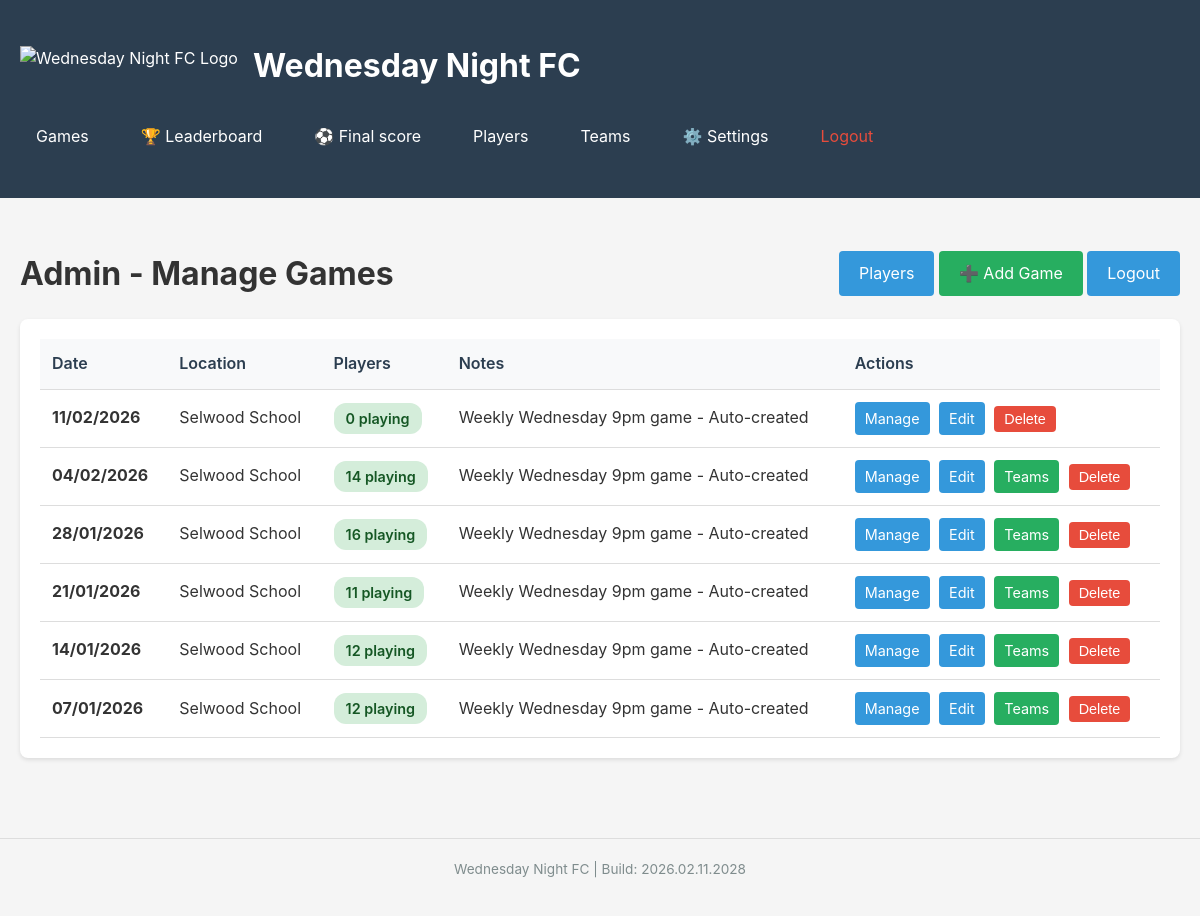
/admin/games (signed in), run on the app's committed database.
### tables this page shows
CREATE TABLE games (
                id INTEGER PRIMARY KEY AUTOINCREMENT,
                date TEXT NOT NULL,
                location TEXT,
                notes TEXT,
                created_at TIMESTAMP DEFAULT CURRENT_TIMESTAMP
            , team1_score INTEGER, team2_score INTEGER);

### app.py (the view)
@app.route('/admin/games')
@login_required
def admin_games():
    with get_db() as conn:
        games = conn.execute('SELECT * FROM games ORDER BY date DESC LIMIT 20').fetchall()
        game_data = []
        for game in games:
            attendance = conn.execute('''
                SELECT COUNT(*) as count
                FROM attendance
                WHERE game_id = ? AND status = 'playing'
            ''', (game['id'],)).fetchone()
            game_data.append({
                'id': game['id'],
                'date': game['date'],
                'location': game['location'],
                'notes': game['notes'],
                'players_count': attendance['count'] if attendance else 0
            })
    return render_template('admin_games.html', games=game_data)

### app.py (called while the page is built)
@app.template_filter('ukdate')
def format_uk_date(date_string):
    if not date_string:
        return ''
    try:
        from datetime import datetime
        date_obj = datetime.strptime(str(date_string), '%Y-%m-%d')
        return date_obj.strftime('%d/%m/%Y')
    except:
        return date_string

def login_required(f):
    @wraps(f)
    def decorated_function(*args, **kwargs):
        if not session.get('logged_in'):
            return redirect(url_for('login', next=request.url))
        return f(*args, **kwargs)
    return decorated_function

def get_db():
    conn = sqlite3.connect(DATABASE)
    conn.row_factory = sqlite3.Row
    return conn

### templates/admin_games.html (shortened to what this page needs)
{% extends "base.html" %}
{% block content %}
<div style="display: flex; justify-content: space-between; align-items: center; margin-bottom: 20px;">
    <h1>Admin - Manage Games</h1>
    <div>
        <a href="/admin/players" class="btn">Players</a>
        <a href="/games/add" class="btn btn-success">➕ Add Game</a>
        <a href="/logout" class="btn">Logout</a>
    </div>
</div>
{% if games %}
<div class="card">
    <table>
        <thead>
            <tr>
                <th>Date</th>
                <th>Location</th>
                <th>Players</th>
                <th>Notes</th>
                <th>Actions</th>
            </tr>
        </thead>
        <tbody>
            {% for game in games %}
            <tr>
                <td><strong>{{ game.date|ukdate }}</strong></td>
                <td>{{ game.location or 'N/A' }}</td>
                <td><span class="badge badge-success">{{ game.players_count }} playing</span></td>
                <td>{{ game.notes[:50] if game.notes else '' }}{{ '...' if game.notes and game.notes|length > 50 else '' }}</td>
                <td>
                    <a href="/games/{{ game.id }}" class="btn" style="padding: 5px 10px; font-size: 0.9em; margin-right: 5px;">Manage</a>
                    <a href="/games/{{ game.id }}/edit" class="btn" style="padding: 5px 10px; font-size: 0.9em; margin-right: 5px; background-color: #3498db;">Edit</a>
                    {% if game.players_count >= 2 %}
                    <a href="/games/{{ game.id }}/teams" class="btn btn-success" style="padding: 5px 10px; font-size: 0.9em; margin-right: 5px;">Teams</a>
                    {% endif %}
                    <form action="/games/{{ game.id }}/delete" method="POST" style="display: inline;" onsubmit="return confirm('Are you sure you want to delete this game? This will also delete all attendance records.');">
                        <button type="submit" class="btn btn-danger" style="padding: 5px 10px; font-size: 0.9em;">Delete</button>
                    </form>
                </td>
            </tr>
            {% endfor %}
        </tbody>
    </table>
</div>
{% else %}
<div class="card">
    <p>No games recorded yet. <a href="/games/add">Add your first game</a>!</p>
</div>
{% endif %}
{% endblock %}

### templates/base.html (style rules this page uses)
* { margin: 0; padding: 0; box-sizing: border-box; }
body { font-family: -apple-system, BlinkMacSystemFont, 'Segoe UI', Roboto, Oxygen, Ubuntu, Cantarell, sans-serif; background: #f5f5f5; color: #333; line-height: 1.6; }
.btn { display: inline-block; padding: 10px 20px; background: #3498db; color: white; text-decoration: none; border-radius: 4px; border: none; cursor: pointer; font-size: 1em; transition: background 0.3s; }
.btn-success { background: #27ae60; }
.btn-danger { background: #e74c3c; }
.card { background: white; border-radius: 8px; padding: 20px; margin-bottom: 20px; box-shadow: 0 2px 4px rgba(0,0,0,0.1); }
table { width: 100%; border-collapse: collapse; background: white; }
th, td { padding: 12px; text-align: left; border-bottom: 1px solid #ddd; }
th { background: #f8f9fa; font-weight: 600; color: #2c3e50; }
.badge { display: inline-block; padding: 4px 12px; border-radius: 12px; font-size: 0.9em; font-weight: 600; }
.badge-success { background: #d4edda; color: #155724; }

### data on the page
games: date|ukdate "11/02/2026", location "Selwood School", players_count "0", notes "Weekly Wednesday 9pm game - Auto-created"
games: date|ukdate "04/02/2026", location "Selwood School", players_count "14", notes "Weekly Wednesday 9pm game - Auto-created"
games: date|ukdate "28/01/2026", location "Selwood School", players_count "16", notes "Weekly Wednesday 9pm game - Auto-created"
games: date|ukdate "21/01/2026", location "Selwood School", players_count "11", notes "Weekly Wednesday 9pm game - Auto-created"
games: date|ukdate "14/01/2026", location "Selwood School", players_count "12", notes "Weekly Wednesday 9pm game - Auto-created"
games: date|ukdate "07/01/2026", location "Selwood School", players_count "12", notes "Weekly Wednesday 9pm game - Auto-created"

### other printed values
{{ build_version }} "2026.02.11.2028"
